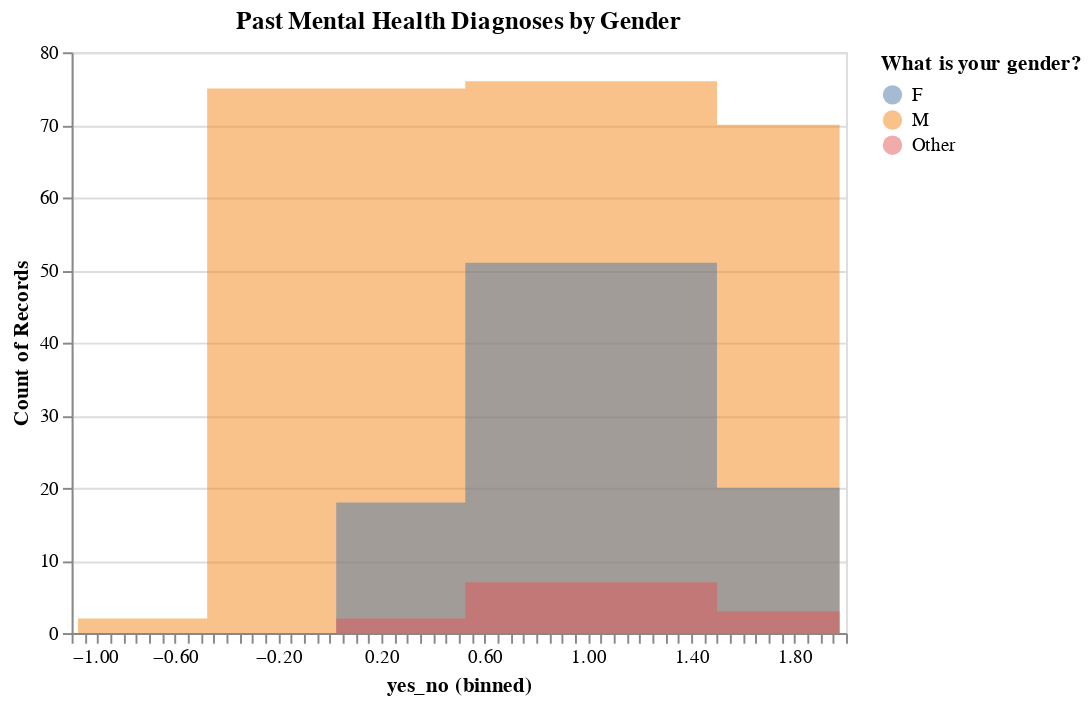

Here is the notebook cell this chart was saved with:
### Code cell
diagnoses_chart = alt.Chart(importance_melt).mark_area(
    opacity=0.5,
    interpolate='step'
).encode(
    alt.X('yes_no:Q', bin=alt.Bin(maxbins=100)),
    alt.Y('count()', stack=None),
    alt.Color('What is your gender?:N')
).properties(
    title='Past Mental Health Diagnoses by Gender'
)

diagnoses_chart.save("diagnoses_chart.html")
diagnoses_chart

### Figure 1 — Vega-Lite specification as saved in the notebook (floating-point values rounded to 4 significant figures; data arrays with more than 128 entries replaced by an {"elided": "..."} marker saying what was removed)
{"config": {"view": {"continuousWidth": 400, "continuousHeight": 300}}, "data": {"name": "data-52930f1d3720d0a7dc49c1d57b8f413e"}, "mark": {"type": "area", "interpolate": "step", "opacity": 0.5}, "encoding": {"color": {"type": "nominal", "field": "What is your gender?"}, "x": {"type": "quantitative", "bin": {"maxbins": 100}, "field": "yes_no"}, "y": {"type": "quantitative", "aggregate": "count", "stack": null}}, "title": "Past Mental Health Diagnoses by Gender", "$schema": "https://vega.github.io/schema/vega-lite/v4.8.1.json", "datasets": {"data-52930f1d3720d0a7dc49c1d57b8f413e": {"elided": "324 records"}}}
